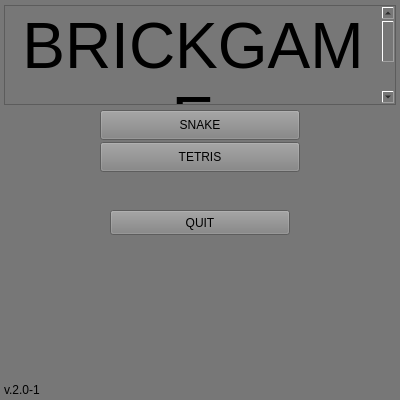
<?xml version="1.0" encoding="UTF-8"?>
<ui version="4.0">
 <class>MainWindow</class>
 <widget class="QMainWindow" name="MainWindow">
  <property name="geometry">
   <rect>
    <x>0</x>
    <y>0</y>
    <width>400</width>
    <height>400</height>
   </rect>
  </property>
  <property name="minimumSize">
   <size>
    <width>400</width>
    <height>400</height>
   </size>
  </property>
  <property name="maximumSize">
   <size>
    <width>400</width>
    <height>400</height>
   </size>
  </property>
  <property name="windowTitle">
   <string>MainWindow</string>
  </property>
  <property name="styleSheet">
   <string notr="true">background-color: rgb(119, 119, 119);</string>
  </property>
  <widget class="QWidget" name="centralwidget">
   <widget class="QPushButton" name="snakeButton">
    <property name="geometry">
     <rect>
      <x>100</x>
      <y>110</y>
      <width>200</width>
      <height>30</height>
     </rect>
    </property>
    <property name="styleSheet">
     <string notr="true">background-color: rgb(130, 130, 130);</string>
    </property>
    <property name="text">
     <string>SNAKE</string>
    </property>
   </widget>
   <widget class="QPushButton" name="tetrisButton">
    <property name="geometry">
     <rect>
      <x>100</x>
      <y>142</y>
      <width>200</width>
      <height>30</height>
     </rect>
    </property>
    <property name="styleSheet">
     <string notr="true">background-color: rgb(130, 130, 130);</string>
    </property>
    <property name="text">
     <string>TETRIS</string>
    </property>
   </widget>
   <widget class="QPushButton" name="closeButton">
    <property name="geometry">
     <rect>
      <x>110</x>
      <y>210</y>
      <width>180</width>
      <height>25</height>
     </rect>
    </property>
    <property name="styleSheet">
     <string notr="true">background-color: rgb(130, 130, 130);</string>
    </property>
    <property name="text">
     <string>QUIT</string>
    </property>
   </widget>
   <widget class="QTextBrowser" name="textBrowser">
    <property name="geometry">
     <rect>
      <x>4</x>
      <y>5</y>
      <width>392</width>
      <height>100</height>
     </rect>
    </property>
    <property name="html">
     <string>&lt;!DOCTYPE HTML PUBLIC &quot;-//W3C//DTD HTML 4.0//EN&quot; &quot;http://www.w3.org/TR/REC-html40/strict.dtd&quot;&gt;
&lt;html&gt;&lt;head&gt;&lt;meta name=&quot;qrichtext&quot; content=&quot;1&quot; /&gt;&lt;meta charset=&quot;utf-8&quot; /&gt;&lt;style type=&quot;text/css&quot;&gt;
p, li { white-space: pre-wrap; }
hr { height: 1px; border-width: 0; }
li.unchecked::marker { content: &quot;\2610&quot;; }
li.checked::marker { content: &quot;\2612&quot;; }
&lt;/style&gt;&lt;/head&gt;&lt;body style=&quot; font-family:'.AppleSystemUIFont'; font-size:13pt; font-weight:400; font-style:normal;&quot;&gt;
&lt;p align=&quot;center&quot; style=&quot; margin-top:0px; margin-bottom:0px; margin-left:0px; margin-right:0px; -qt-block-indent:0; text-indent:0px;&quot;&gt;&lt;span style=&quot; font-size:48pt;&quot;&gt;BRICKGAME&lt;/span&gt;&lt;/p&gt;&lt;/body&gt;&lt;/html&gt;</string>
    </property>
   </widget>
   <widget class="QLabel" name="label">
    <property name="geometry">
     <rect>
      <x>4</x>
      <y>380</y>
      <width>62</width>
      <height>19</height>
     </rect>
    </property>
    <property name="text">
     <string>v.2.0-1</string>
    </property>
   </widget>
  </widget>
 </widget>
 <resources/>
 <connections/>
</ui>
